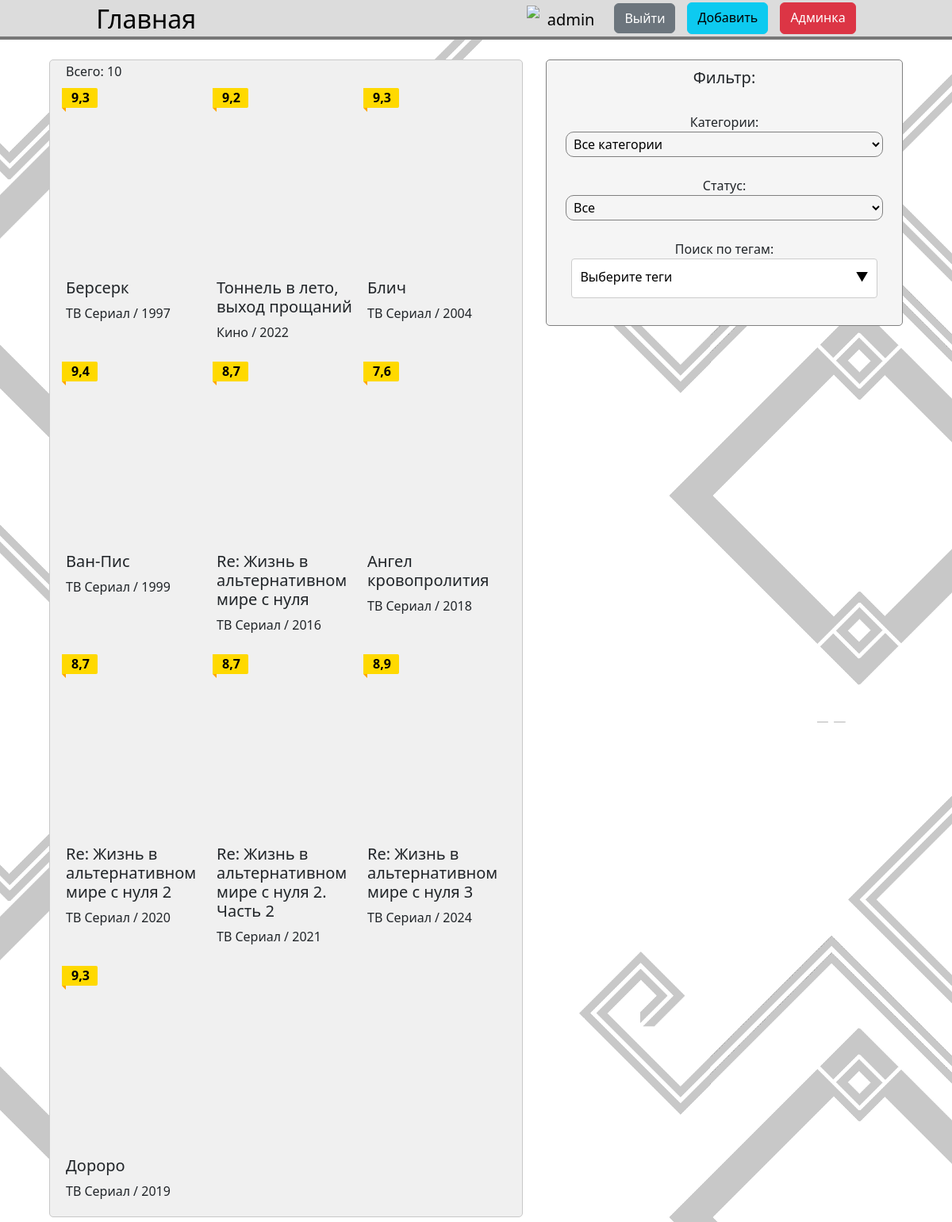
The app's page / (signed in) with its own data.
### main/models.py (models this page shows)
class Product(models.Model):
    name = models.CharField('Название', max_length=100)
    eng_name = models.CharField('Английское название', max_length=100, null=True)
    description = models.TextField('Описание')
    season_info = models.TextField('Пересказ сезона:', null=True)
    category = models.ForeignKey(Category, on_delete=models.CASCADE, related_name='products')
    image = models.URLField('Изображение', blank=True, null=True)
    season = models.DateField('Когда вышел (сезон)')
    tags = models.ManyToManyField(Tags, related_name='products')
    rating = models.TextField('Рейтинг', max_length=3)
    age_rating = models.IntegerField('Возрастной рейтинг')
    product_manager = models.CharField('Студия выпуска', max_length=100, null=True)
    episods = models.TextField('Кол-во эпизодов', null=True)
    status = models.ForeignKey(Status, null=True, on_delete=models.SET_NULL, related_name='products')
    trailer = models.URLField('Трейлер', blank=True, null=True)
    links = models.ManyToManyField(Weblinks, related_name='links')
    main_characters = models.ManyToManyField('Characters', related_name='main_characters')
    characters = models.ManyToManyField('Characters', related_name='other_characters')
    def __str__(self):
        return self.name

class Category(models.Model):
    name = models.CharField('Название', max_length=100)
    def __str__(self):
        return self.name

### main/views.py (the view)
# urls.py: path('', views.main, name="main"),
def main(request):
    allProducts = Product.objects.all()
    Allstatus = []
    for element in allProducts:
        if element.status not in Allstatus:
            Allstatus.append(element.status)
    data = {
        'title' : 'Основная страница',
        'categories' : Category.objects.all().order_by('-name'),
        'products' : allProducts,
        'tags': Tags.objects.all().order_by('name'),
        'status': Allstatus,
    }
    return render(request, 'main/main.html', data)

### main/models.py (called while the page is built)
    def __str__(self):
        return self.name

### main/templates/main/main.html (shortened to what this page needs)
{% extends 'main/base.html' %}
{% block content %}
    <div class="container">
        <div class="filter">
            <form id="filter-form" method="GET" action="{% url 'filtered-items' %}" class="filter_form">
                <div class="filter_main">
                    <h5 for="category">Фильтр:</h5><br>
                    <label for="tags"> Категории:</label>
                    <select class="filter_category_filter" name="category" id="category">
                        <option value="" class="font16"> Все категории </option>
                    </select><br>
                    <label for="tags"> Статус:</label>
                    <select class="filter_category_filter" name="activeStatus" id="activeStatus">
                        <option value="" class="font16"> Все </option>
                    </select><br>
                    <label for="tags"> Поиск по тегам:</label>
                    <div class="custom-dropdown">
                        <button class="dropdown-toggle" type="button">
                            <span class="selected-tags">Выберите теги</span>
                            <span class="arrow">▼</span>
                        </button>
                    </div><br>
                </div>
            </form>
        </div>
        <div class="catalog">
            <div id="products_catalog" class="products_catalog">
                {% if products %}
                    <div class="nice_info">
                        <h class="nice_info_piece"> Всего: {{ products.count }} </h>
                    </div>
                    {% for element in products %}
                        <form action="
                                    {% if request.user.is_authenticated %}
                                        {% url 'card' product_name=element.name %}
                                    {% else %}
                                        /login/
                                    {% endif %}
                                    " method="POST">
                            <div class="prod_element" onclick="submitform(this)">
                                <div class="prod_element_pic_lock"><img src="{{ element.image }}" style="width: 100%"></div>
                                <h5 style="padding-top: 5px"> {{ element.name }} </h5>
                                <h8> {{ element.category }} / {{ element.season.year }}</h8>
                                <div class="prod_element_rating">
                                    <div class="prod_element_rating_block"> {{ element.rating }} </div>
                                    <div class="prod_element_rating_block_dop_main">
                                        <div class="prod_element_rating_block_dop"></div>
                                    </div>
                                </div>
                            </div>
                        </form>
                    {% endfor %}
                {% else %}
                    <p> Ничего не найдено </p>
                {% endif %}
            </div>
        </div>
    </div>
{% endblock %}

### main/templates/main/base.html (shortened to what this page needs)
{% load static %}
<!doctype html>
<html lang="en">
<head>
    <link href="https://cdnjs.cloudflare.com/ajax/libs/cropperjs/1.5.12/cropper.min.css" rel="stylesheet">
    <link rel="stylesheet" href="https://cdn.jsdelivr.net/npm/bootstrap@5.3.0/dist/css/bootstrap.min.css">
    <link rel="stylesheet" href="{% static './main/css.css' %}">
    <link rel="stylesheet" href="{% static './main/adaptive.css' %}">
</head>
<body id="products-list-container" class="body">
    <header class = "header">
        <a class="btn_logo" href="{% url 'main' %}"> Главная </a>
        {% if request.user.is_authenticated %}
            <div class="login_status_bar">
                <div style="display: flex;">
                    {% if request.user.profile.image != "avatars/null_avatar.png" %}
                        <img src={{ request.user.profile.image }} style="width: 35px; height: 35px; border-radius: 100px;">
                    {% else %}
                        <img src={{ request.user.profile.image.url }} style="width: 35px; height: 35px; border-radius: 100px;">
                    {% endif %}
                    <a href="{% url 'profile' %}" style="margin-bottom: 0; font-size: 20px; padding: 3px 10px 0 10px; color: black; text-decoration: none; text-align: center;"> {{ request.user.username }} </a>
                </div>
                <form action="{% url 'logout' %}" method="post" style="display:inline;">
                    <button type="submit" class="btn btn-secondary">Выйти</button>
                </form>
                {% if request.user.is_superuser or request.user.is_staff %}
                    <a class="btn btn-info btn-auto" href="{% url 'create' %}"> Добавить </a>
                    <a class="btn btn-danger btn-auto" href="/admin"> Админка </a>
                {% endif %}
            </div>
        {% else %}
            <a class="login_button" href="{% url 'Login' %}">
                <img style="height: 50%" src="{% static "img/png-clipart-computer-icons-login-symbol-login-interface-miscellaneous-text.png" %}">
                <p style="margin-block-start: 0; margin-block-end: 0;"> Войти </p>
            </a>
        {% endif %}
    </header>
    {% block content %}
    {% endblock %}
</body>
</html>

### static/main/css.css (style rules this page uses)
html { overflow: auto; scrollbar-width: none; -ms-overflow-style: none; }
body { -ms-overflow-style: none; }
.font16 { font-size: 16px; font-weight: 400; }
body { background: url("../img/fon.png"); background-size: 100%; background-color: white; display: flex; flex-direction: column; align-items: center; width: 100%; }
.header { width: 100%; background-size: 0.5%; background-color: rgb(220, 220, 220); border-bottom: 4px solid rgb(120, 120, 120); height: 50px; display: flex; flex-direction: row; justify-content: space-around; align-items: center; }
.btn-auto { height: 40px; }
.btn_logo { background: none; height: 100%; width: 200px; text-decoration: none; color: rgb(0, 0, 0); align-content: center; margin-right: 100px; font-size: 200%; }
.container { display: flex; flex-direction: row-reverse; column-gap: 20px; }
.catalog { margin: 25px 0; margin-right: auto; display: flex; flex-direction: column; justify-content: center; text-align: center; width: auto; border-radius: 5px; border: 1px solid rgb(200, 200, 200); background-color: rgb(240, 240, 240); }
.nice_info { position: absolute; background: none; margin-top: -28px; text-align: left; }
.nice_info_piece { border-radius: 5px; }
.filter { position: fixed; margin-top: 25px; display: flex; flex-direction: column; text-align: center; width: 450px; }
.filter_form { padding: 10px 10px ; background-color: whitesmoke; border: 1px solid grey; border-radius: 5px; }
.products_catalog { align-content: center; display: grid; grid-auto-flow: row; row-gap: 15px; column-gap: 15px; grid-template-columns: 175px 175px 175px 175px; padding: 30px 20px 20px 20px; row-gap: 20px; }
.prod_element { display: flex; flex-direction: column; text-align: left; background: none; width: 100%; height: 100%; cursor: pointer; }
.prod_element_rating { position: absolute; width: 45px; height: 25px; }
.prod_element_rating_block { margin-top: 5px; margin-left: -5px; width: 100%; height: 100%; background-color: rgb(255, 217, 0); color: black; padding-left: 12px; font-weight: 600; border-top-right-radius: 2px; border-bottom-right-radius: 2px; }
.prod_element_rating_block_dop { width: 10px; height: 10px; rotate: -45deg; margin-top: -7px; background-color: orange; }
.prod_element_rating_block_dop_main { width: 5px; height: 5px; margin-left: -5px; overflow: hidden; }
.prod_element_pic_lock { height: 240px; overflow: hidden; }
.filter_main { display: flex; flex-direction: column; align-items: center; }
.filter_category_filter { width: 400px; background: none; padding: 3px 5px; border: 1px solid grey; border-radius: 10px; }
.custom-dropdown { position: relative; width: 100%; padding: 0 5%; }
.dropdown-toggle { width: 100%; height: 50px; padding: 10px; background: #fff; border: 1px solid #ccc; border-radius: 4px; cursor: pointer; text-align: left; }
.dropdown-toggle::after { display: none; }
.arrow { float: right; }
.selected-tags { display: inline-block; max-width: 80%; white-space: nowrap; overflow: hidden; text-overflow: ellipsis; }
.login_status_bar { text-align: center; align-items: center; display: flex; column-gap: 15px; }

### static/main/adaptive.css (style rules this page uses)
@media screen and (max-width: 1400px) { .products_catalog { grid-template-columns: 175px 175px 175px; } }
@media screen and (max-width: 1400px) { .container { max-width: 1100px; } }

### records on screen
Product: name "Берсерк", category "ТВ Сериал", season.year "1997", rating "9,3"
Product: name "Тоннель в лето, выход прощаний", category "Кино", season.year "2022", rating "9,2"
Product: name "Блич", category "ТВ Сериал", season.year "2004", rating "9,3"
Product: name "Ван-Пис", category "ТВ Сериал", season.year "1999", rating "9,4"
Product: name "Re: Жизнь в альтернативном мире с нуля", category "ТВ Сериал", season.year "2016", rating "8,7"
Product: name "Ангел кровопролития", category "ТВ Сериал", season.year "2018", rating "7,6"
Product: name "Re: Жизнь в альтернативном мире с нуля 2", category "ТВ Сериал", season.year "2020", rating "8,7"
Product: name "Re: Жизнь в альтернативном мире с нуля 2. Часть 2", category "ТВ Сериал", season.year "2021", rating "8,7"
Product: name "Re: Жизнь в альтернативном мире с нуля 3", category "ТВ Сериал", season.year "2024", rating "8,9"
Product: name "Дороро", category "ТВ Сериал", season.year "2019", rating "9,3"

### other values on screen
{{ request.user.username }} "admin"
{{ products.count }} "10"
